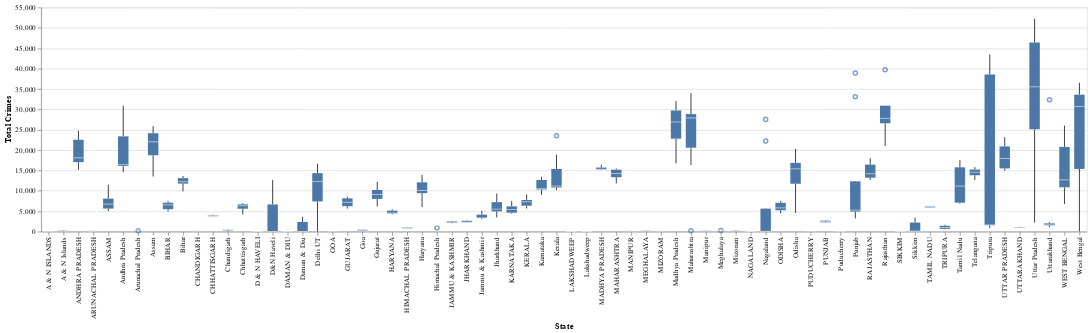

The notebook cell this image was saved under:
### Code cell
# prompt: Using dataframe increasing_states: box plot

import altair as alt
alt.Chart(increasing_states).mark_boxplot().encode(
    x='State:N',
    y='Total Crimes:Q'
)

### Figure 1 — Vega-Lite specification as saved in the notebook (floating-point values rounded to 4 significant figures; data arrays with more than 128 entries replaced by an {"elided": "..."} marker saying what was removed)
{"config": {"view": {"continuousWidth": 400, "continuousHeight": 300}}, "data": {"name": "data-2fb1bc87fe868f4e85b7f35e68d49369"}, "mark": "boxplot", "encoding": {"x": {"field": "State", "type": "nominal"}, "y": {"field": "Total Crimes", "type": "quantitative"}}, "$schema": "https://vega.github.io/schema/vega-lite/v4.17.0.json", "datasets": {"data-2fb1bc87fe868f4e85b7f35e68d49369": {"elided": "413 records"}}}
